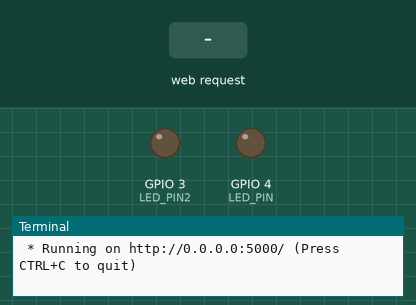
Recording of a program running on a simulated Raspberry Pi (BCM pin numbers). Parts: output pins drawn as LEDs (lit = HIGH), the last lines printed to the terminal. The inputs (shaded band) are chosen by the test bench. The clock reads 2024-03-15 10:24:30 at power-on unless the program sets it.

Above: at 1.2 s.
1.3 s: HTTP request for /RED/led/on received
At 2.0 s:
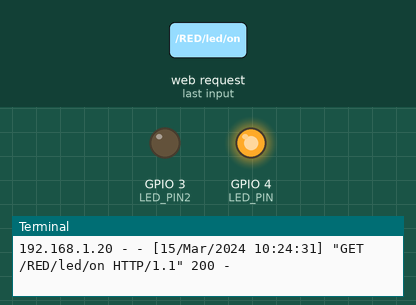
2.8 s: HTTP request for /BLUE/led/on received
At 3.1 s:
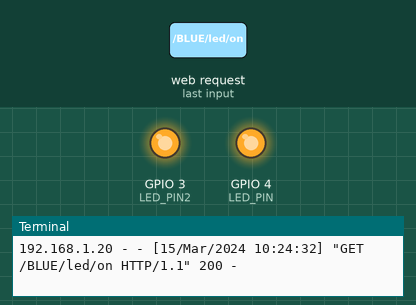
4.3 s: HTTP request for /RED/led/off received
At 5.5 s:
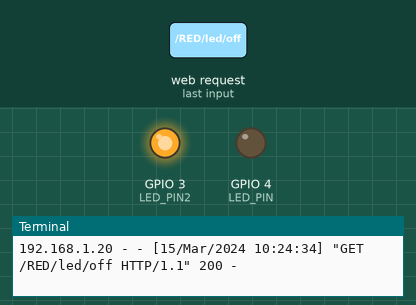
Timing chart, 0 to 7.3 s (numbered marks = the images above; inputs shaded):
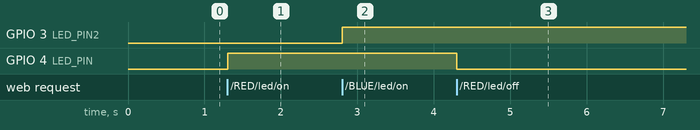

The program:

flask_led2.py.py
```python
from flask import Flask,render_template
import RPi.GPIO as GPIO
LED_PIN = 4
LED_PIN2 = 3
app = Flask(__name__)
GPIO.setmode(GPIO.BCM)
GPIO.setup(LED_PIN, GPIO.OUT)
GPIO.setup(LED_PIN2, GPIO.OUT)

@app.route("/")
def hello_world():
    return render_template("led.html")

@app.route("/<cmd>/led/<op>")
def led_op(cmd,op):
    if op=="on":
        if cmd=="RED":
            GPIO.output(LED_PIN,GPIO.HIGH)
            return '''LED ON  '''
        elif cmd=="BLUE":
            GPIO.output(LED_PIN2,GPIO.HIGH)
            return '''LED ON '''

    elif op == "off":
        if cmd=="BLUE":
            GPIO.output(LED_PIN2,GPIO.LOW)
            return '''LED OFF '''


        elif cmd=="RED":
            GPIO.output(LED_PIN, GPIO.LOW)
            return '''LED OFF '''
    else:
        return'''URL Error'''

if __name__ == "__main__":
    try:
        app.run(host="0.0.0.0")
    finally:
        print("clean up")
        GPIO.cleanup()
```

Measured:
- after the input at 1.3 s, GPIO 4 (LED_PIN): LOW → HIGH at once
- after the input at 2.8 s, GPIO 3 (LED_PIN2): LOW → HIGH at once
- after the input at 4.3 s, GPIO 4 (LED_PIN): HIGH → LOW at once
